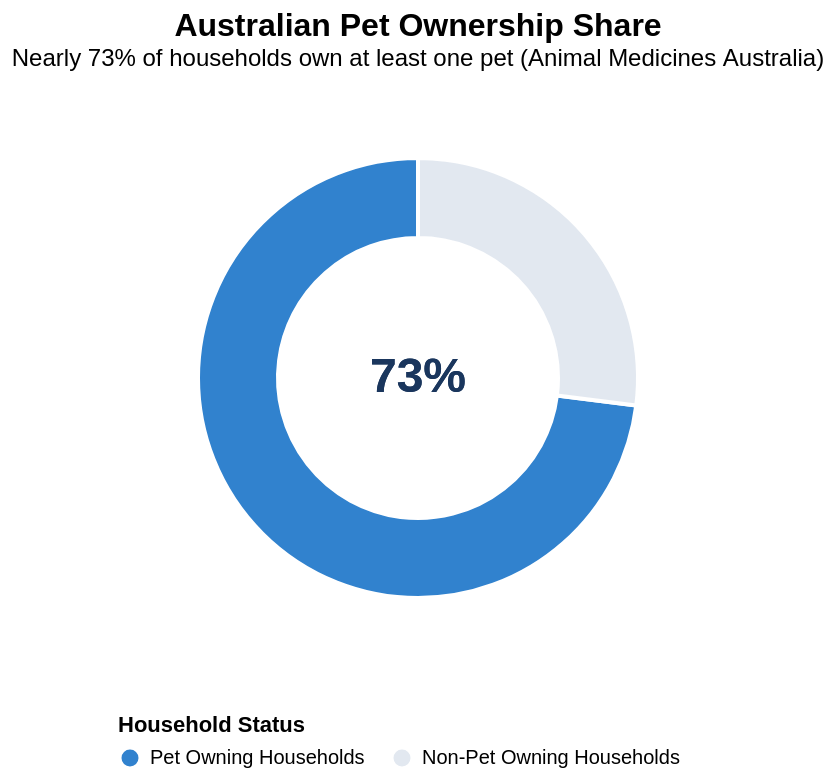

The Vega-Lite source for this figure:
### Vega-Lite specification from a JSON file in a GitHub repository (floating-point values rounded to 4 significant figures)
{"$schema": "https://vega.github.io/schema/vega-lite/v5.json", "description": "Donut chart showing Australian household pet ownership penetration.", "title": {"text": "Australian Pet Ownership Share", "subtitle": "Nearly 73% of households own at least one pet (Animal Medicines Australia)", "fontSize": 16, "subtitleFontSize": 12}, "data": {"values": [{"category": "Pet Owning Households", "value": 73, "percentage": "73%"}, {"category": "Non-Pet Owning Households", "value": 27, "percentage": "27%"}]}, "layer": [{"mark": {"type": "arc", "innerRadius": 70, "outerRadius": 110, "stroke": "#ffffff", "strokeWidth": 2}, "encoding": {"theta": {"field": "value", "type": "quantitative"}, "color": {"field": "category", "type": "nominal", "scale": {"domain": ["Pet Owning Households", "Non-Pet Owning Households"], "range": ["#3182ce", "#e2e8f0"]}, "legend": {"title": "Household Status", "orient": "bottom"}}, "tooltip": [{"field": "category", "type": "nominal", "title": "Group"}, {"field": "percentage", "type": "nominal", "title": "Share"}]}}, {"mark": {"type": "text", "align": "center", "baseline": "middle", "fontSize": 24, "fontWeight": "bold", "fill": "#1a365d"}, "encoding": {"text": {"value": "73%"}}}], "config": {"view": {"stroke": null}}}
